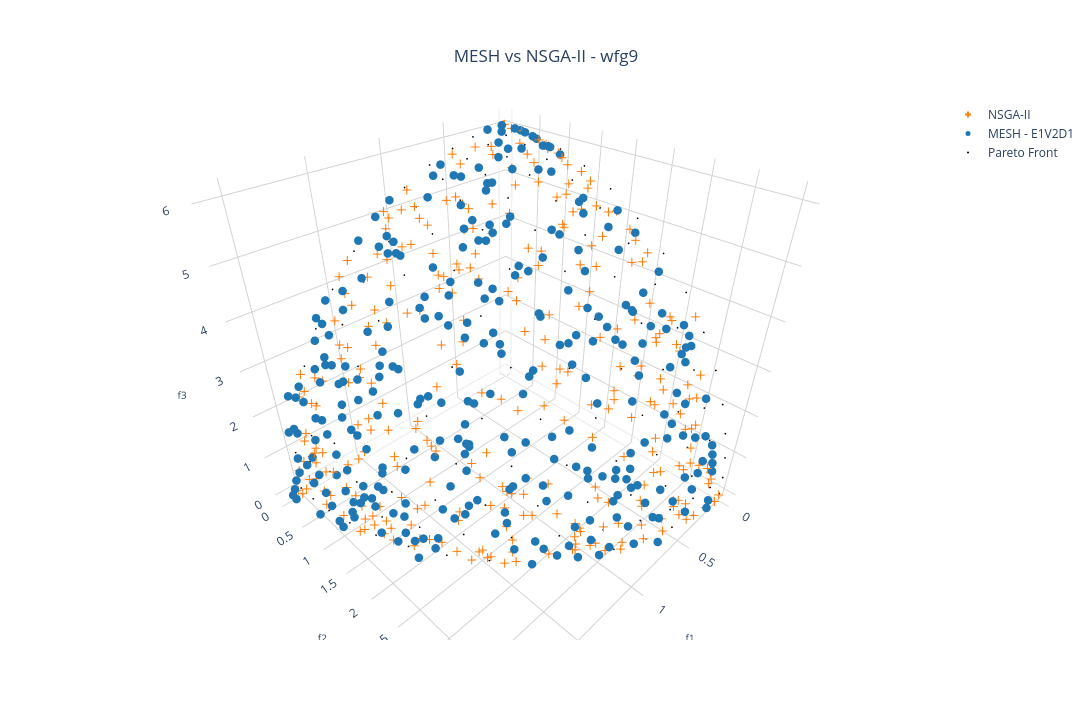

Notebook cell for this chart:
### Markdown cell above
### MESH vs Pymoo 3D:

### Code cell
nsga2_result = pickle.load(open(f'../result/NSGA2_{experiment_name}.pkl', 'rb'))

# Creating a subplot
fig = go.Figure()

fig.add_trace(go.Scatter3d(x=nsga2_result['combined'][1][:,0], 
               y=nsga2_result['combined'][1][:,1],
               z=nsga2_result['combined'][1][:,2],
               mode='markers', marker=dict(size=5, symbol=marker_symbols[(num_dataset + 1) % num_symbols], color=solid_colors[-1]),
               name="NSGA-II")
               )

add_MESH = True
if(add_MESH):
    for i in range(num_dataset):
        fig.add_trace(pareto_front[i])

axis_range = None # [-0.1, 10]

# Setting layout
fig.update_layout(
    showlegend=True,
    scene=dict(
        camera=dict(
          eye=dict(x=1,y=1,z=1)
        ),
        xaxis=dict(
            range=axis_range,
            title=dict(text='f1', font=dict(size=10)),
            backgroundcolor='white',  # X-axis background
            gridcolor='lightgray',    # Grid color on X axis 
            showbackground=True       # Show background
        ),
        yaxis=dict(
            range=axis_range,
            title=dict(text='f2', font=dict(size=10)),
            backgroundcolor='white',  # Y-axis background
            gridcolor='lightgray',    # Grid color on Y axis
            showbackground=True       # Show background
        ),
        zaxis=dict(
            range=axis_range,
            title=dict(text='f3', font=dict(size=10)),
            backgroundcolor='white',  # Z-axis background
            gridcolor='lightgray',    # Grid color on Z axis
            showbackground=True       # Show background
        ),
        aspectmode='cube',
    ),
    title=dict(
        text='MESH vs NSGA-II - ' + experiment_name,
        x=0.5,  # Centering the title
        xanchor='center',
        yanchor='top'
    ),
    #margin=dict(l=0, r=0, b=0, t=0), # Rearrange the margin
    width=1520,   # Figure width (pixels)
    height=720,  # Figure height (pixels)
    paper_bgcolor="white",
    plot_bgcolor='white'
)

# Plotting the Pareto front
real_pareto_front = get_pareto(experiment_name, n_pareto_density, position_dim, 3)
fig.add_trace(
	go.Scatter3d(x=real_pareto_front[:,0],
		y=real_pareto_front[:,1],
		z=real_pareto_front[:,2],
		mode='markers', marker=dict(size=1, color='black'),
		name='Pareto Front',
		showlegend=True
		)
	)

# Showing the figure
fig.show()

### Figure 1 — Plotly figure (JSON) as saved in the notebook; plotly's stock layout.template omitted (floating-point values rounded to 4 significant figures; data arrays with more than 128 entries replaced by an {"elided": "..."} marker saying what was removed)
{"data": [{"marker": {"color": "#ff7f0e", "size": 5, "symbol": "cross"}, "mode": "markers", "name": "NSGA-II", "type": "scatter3d", "x": {"elided": "300 float values"}, "y": {"elided": "300 float values"}, "z": {"elided": "300 float values"}}, {"marker": {"color": "#1f77b4", "size": 5, "symbol": "circle"}, "mode": "markers", "name": "MESH - E1V2D1", "showlegend": true, "type": "scatter3d", "x": {"elided": "300 float values"}, "y": {"elided": "300 float values"}, "z": {"elided": "300 float values"}}, {"marker": {"color": "black", "size": 1}, "mode": "markers", "name": "Pareto Front", "showlegend": true, "type": "scatter3d", "x": {"elided": "136 float values"}, "y": {"elided": "136 float values"}, "z": {"elided": "136 float values"}}], "layout": {"height": 720, "paper_bgcolor": "white", "plot_bgcolor": "white", "scene": {"aspectmode": "cube", "camera": {"eye": {"x": 1, "y": 1, "z": 1}}, "xaxis": {"backgroundcolor": "white", "gridcolor": "lightgray", "showbackground": true, "title": {"font": {"size": 10}, "text": "f1"}}, "yaxis": {"backgroundcolor": "white", "gridcolor": "lightgray", "showbackground": true, "title": {"font": {"size": 10}, "text": "f2"}}, "zaxis": {"backgroundcolor": "white", "gridcolor": "lightgray", "showbackground": true, "title": {"font": {"size": 10}, "text": "f3"}}}, "showlegend": true, "title": {"text": "MESH vs NSGA-II - wfg9", "x": 0.5, "xanchor": "center", "yanchor": "top"}, "width": 1520}}
